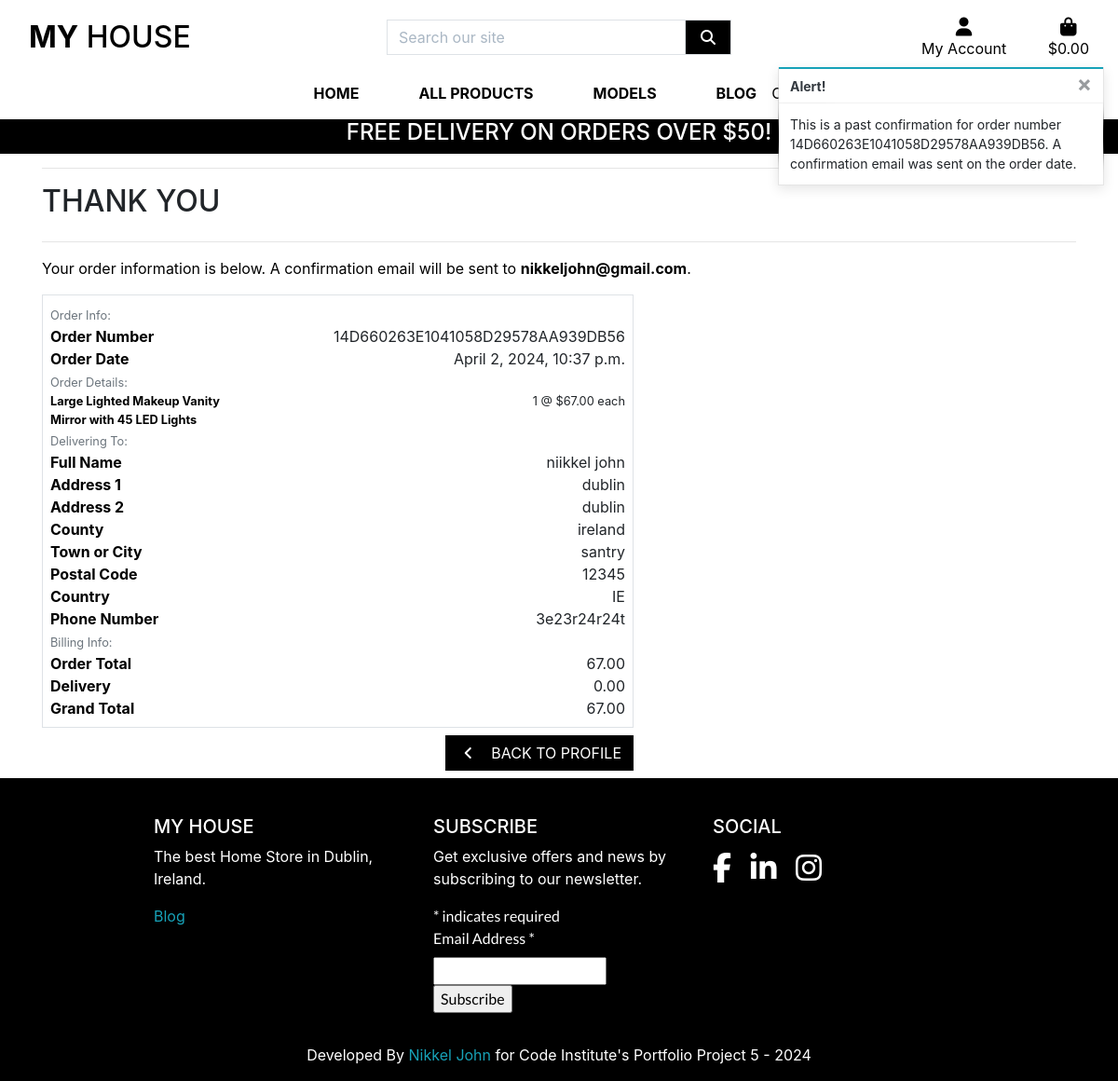
The app's page /profile/order_history/14D660263E1041058D29578AA939DB56 with its own data.
### payment/models.py (models this page shows, shortened)
class Order(models.Model):
    order_number = models.CharField(max_length=32, null=False, editable=False)
    user_profile = models.ForeignKey(UserProfile, on_delete=models.SET_NULL,
                                     null=True, blank=True, related_name='orders')
    full_name = models.CharField(max_length=50, null=False, blank=False)
    email = models.EmailField(max_length=254, null=False, blank=False)
    phone_number = models.CharField(max_length=20, null=False, blank=False)
    country = CountryField(blank_label='Country *', null=False, blank=False)
    postcode = models.CharField(max_length=20, null=True, blank=True)
    town_or_city = models.CharField(max_length=40, null=False, blank=False)
    street_address1 = models.CharField(max_length=80, null=False, blank=False)
    street_address2 = models.CharField(max_length=80, null=True, blank=True)
    county = models.CharField(max_length=80, null=True, blank=True)
    date = models.DateTimeField(auto_now_add=True)
    delivery_cost = models.DecimalField(max_digits=6, decimal_places=2, null=False, default=0)
    order_total = models.DecimalField(max_digits=10, decimal_places=2, null=False, default=0)
    grand_total = models.DecimalField(max_digits=10, decimal_places=2, null=False, default=0)
    original_bag = models.TextField(null=False, blank=False, default='')
    stripe_pid = models.CharField(max_length=254, null=False, blank=False, default='')

class OrderLineItem(models.Model):
    order = models.ForeignKey(Order, null=False, blank=False, on_delete=models.CASCADE, related_name='lineitems')
    product = models.ForeignKey(Product, null=False, blank=False, on_delete=models.CASCADE)
    product_size = models.CharField(max_length=2, null=True, blank=True) # XS, S, M, L, XL
    quantity = models.IntegerField(null=False, blank=False, default=0)
    lineitem_total = models.DecimalField(max_digits=6, decimal_places=2, null=False, blank=False, editable=False)

### products/models.py (models this page shows, shortened)
class Product(models.Model):
    category = models.ForeignKey('Category', null=True, blank=True, on_delete=models.SET_NULL)
    sku = models.CharField(max_length=254, null=True, blank=True)
    name = models.CharField(max_length=254)
    description = models.TextField()
    has_sizes = models.BooleanField(default=False, null=True, blank=True)
    price = models.DecimalField(max_digits=6, decimal_places=2,)
    rating = models.DecimalField(max_digits=6, decimal_places=2, null=True, blank=True)
    image_url = models.URLField(max_length=1024, null=True, blank=True)
    image = models.ImageField(null=True, blank=True)

### profiles/views.py (the view)
# urls.py: path('order_history/<order_number>', views.order_history, name='order_history'),
def order_history(request, order_number):
    order = get_object_or_404(Order, order_number=order_number)
    messages.info(request, (
        f'This is a past confirmation for order number {order_number}. '
        'A confirmation email was sent on the order date.'
    ))
    template = 'checkout/checkout_success.html'
    context = {
        'order': order,
        'from_profile': True,
    }
    return render(request, template, context)

### bag/contexts.py (called while the page is built, shortened)
def bag_contents(request):
    bag_items = []
    total = 0
    product_count = 0
    bag = request.session.get('bag', {})
    if total < settings.FREE_DELIVERY_THRESHOLD:
        delivery = total * Decimal(settings.STANDARD_DELIVERY_PERCENTAGE / 100)
        free_delivery_delta = settings.FREE_DELIVERY_THRESHOLD - total
    else:
        delivery = 0
        free_delivery_delta = 0
    grand_total = delivery + total
    context = {
        'bag_items': bag_items,
        'total': total,
        'product_count': product_count,
        'delivery': delivery,
        'free_delivery_delta': free_delivery_delta,
        'free_delivery_threshold': settings.FREE_DELIVERY_THRESHOLD,
        'grand_total': grand_total,
    }
    return context

### payment/templates/checkout/checkout_success.html (shortened to what this page needs)
{% extends "base.html" %}
{% load static %}
{% block extra_css %}
    <link rel="stylesheet" href="{% static 'checkout/css/checkout.css' %}">
{% endblock %}
{% block page_header %}
    <div class="container header-container">
    </div>
{% endblock %}
{% block content %}
    <div class="overlay"></div>
    <div class="container">
        <div class="row">
            <div class="col">
                <hr>
                <h2 class="logo-font mb-4">Thank You</h2>
                <hr>
                <p class="text-black">Your order information is below. A confirmation email will be sent to <strong>{{ order.email }}</strong>.</p>
            </div>
        </div>
        <div class="row">
            <div class="col-12 col-lg-7">
                <div class="order-confirmation-wrapper p-2 border">
                    <div class="row">
                        <div class="col">
                            <small class="text-muted">Order Info:</small>
                        </div>
                    </div>
                    <div class="row">
                        <div class="col-12 col-md-4">
                            <p class="mb-0 text-black font-weight-bold">Order Number</p>
                        </div>
                        <div class="col-12 col-md-8 text-md-right">
                            <p class="mb-0">{{ order.order_number }}</p>
                        </div>
                    </div>
                    <div class="row">
                        <div class="col-12 col-md-4">
                            <p class="mb-0 text-black font-weight-bold">Order Date</p>
                        </div>
                        <div class="col-12 col-md-8 text-md-right">
                            <p class="mb-0">{{ order.date }}</p>
                        </div>
                    </div>
                    <div class="row">
                        <div class="col">
                            <small class="text-muted">Order Details:</small>
                        </div>
                    </div>
                    {% for item in order.lineitems.all %}
                    <div class="row">
                        <div class="col-12 col-md-4">
                            <p class="small mb-0 text-black font-weight-bold">
                                {{ item.product.name }}{% if item.product_size %} - Size {{ item.product.size|upper }}{% endif %}
                            </p>
                        </div>
                        <div class="col-12 col-md-8 text-md-right">
                            <p class="small mb-0">{{ item.quantity }} @ ${{ item.product.price }} each</p>
                        </div>
                    </div>
                    {% endfor %}
                    <div class="row">
                        <div class="col">
                            <small class="text-muted">Delivering To:</small>
                        </div>
                    </div>
                    <div class="row">
                        <div class="col-12 col-md-4">
                            <p class="mb-0 text-black font-weight-bold">Full Name</p>
                        </div>
                        <div class="col-12 col-md-8 text-md-right">
                            <p class="mb-0">{{ order.full_name }}</p>
                        </div>
                    </div>
                    <div class="row">
                        <div class="col-12 col-md-4">
                            <p class="mb-0 text-black font-weight-bold">Address 1</p>
                        </div>
                        <div class="col-12 col-md-8 text-md-right">
                            <p class="mb-0">{{ order.street_address1 }}</p>
                        </div>
                    </div>
                    {% if order.street_address2 %}
                    <div class="row">
                        <div class="col-12 col-md-4">
                            <p class="mb-0 text-black font-weight-bold">Address 2</p>
                        </div>
                        <div class="col-12 col-md-8 text-md-right">
                            <p class="mb-0">{{ order.street_address1 }}</p>
                        </div>
                    </div>
                    {% endif %}
                    {% if order.county %}
                    <div class="row">
                        <div class="col-12 col-md-4">
                            <p class="mb-0 text-black font-weight-bold">County</p>
                        </div>
                        <div class="col-12 col-md-8 text-md-right">
                            <p class="mb-0">{{ order.county }}</p>
                        </div>
                    </div>
                    {% endif %}
                    <div class="row">
                        <div class="col-12 col-md-4">
                            <p class="mb-0 text-black font-weight-bold">Town or City</p>
                        </div>
                        <div class="col-12 col-md-8 text-md-right">
                            <p class="mb-0">{{ order.town_or_city }}</p>
                        </div>
                    </div>
                    {% if order.postcode %}
                    <div class="row">
                        <div class="col-12 col-md-4">
                            <p class="mb-0 text-black font-weight-bold">Postal Code</p>
                        </div>
                        <div class="col-12 col-md-8 text-md-right">
                            <p class="mb-0">{{ order.postcode }}</p>
                        </div>
                    </div>
                    {% endif %}
                    <div class="row">
                        <div class="col-12 col-md-4">
                            <p class="mb-0 text-black font-weight-bold">Country</p>
                        </div>
                        <div class="col-12 col-md-8 text-md-right">
                            <p class="mb-0">{{ order.country }}</p>
                        </div>
                    </div>
                    <div class="row">
                        <div class="col-12 col-md-4">
                            <p class="mb-0 text-black font-weight-bold">Phone Number</p>
                        </div>
                        <div class="col-12 col-md-8 text-md-right">
                            <p class="mb-0">{{ order.phone_number }}</p>
                        </div>
                    </div>
                    <div class="row">
                        <div class="col">
                            <small class="text-muted">Billing Info:</small>
                        </div>
                    </div>
                    <div class="row">
                        <div class="col-12 col-md-4">
                            <p class="mb-0 text-black font-weight-bold">Order Total</p>
                        </div>
                        <div class="col-12 col-md-8 text-md-right">
                            <p class="mb-0">{{ order.order_total }}</p>
                        </div>
                    </div>
                    <div class="row">
                        <div class="col-12 col-md-4">
                            <p class="mb-0 text-black font-weight-bold">Delivery</p>
                        </div>
                        <div class="col-12 col-md-8 text-md-right">
                            <p class="mb-0">{{ order.delivery_cost }}</p>
                        </div>
                    </div>
                    <div class="row">
                        <div class="col-12 col-md-4">
                            <p class="mb-0 text-black font-weight-bold">Grand Total</p>
                        </div>
                        <div class="col-12 col-md-8 text-md-right">
                            <p class="mb-0">{{ order.grand_total }}</p>
                        </div>
                    </div>
                </div>
            </div>
        </div>
        <div class="row">
			<div class="col-12 col-lg-7 text-right">
                {% if from_profile %}
                    <a href="{% url 'profile' %}" class="btn btn-black rounded-0 my-2">
                        <span class="icon mr-2">
                            <i class="fas fa-angle-left"></i>
                        </span>
                        <span class="text-uppercase">Back to Profile</span>
                    </a>
                {% endif %}
			</div>
		</div>
    </div>
{% endblock %}

### static/css/base.css (style rules this page uses)
html { height: 100%; }
body { background: url('https://res.cloudinary.com/dmpkastfr/image/upload/v1711881617/retro-living-room-interior-design_3_q5ucpm.jpg') no-repeat; background-size: cover; height: 100vh; color: #555; }
.icon { align-items: center; display: inline-flex; justify-content: center; height: 1.5rem; width: 1.5rem; }
.logo-font { text-transform: uppercase; }
.btn-black { background: black !important; color: white !important; }
.text-black { color: #000 !important; }
.overlay { height: 100%; width: 100%; top: 0; left: 0; position: fixed; background: white; z-index: -1; }
.post_list p, small { font-size: 16px; }
@media (min-width: 1200px) { .container { max-width: 80%; } }
@media (min-width: 992px) { .header-container { padding-top: 164px; } }

### records on screen
Order: email "nikkeljohn@gmail.com", order_number "14D660263E1041058D29578AA939DB56", date "April 2, 2024, 10:37 p.m.", full_name "niikkel john", street_address1 "dublin", county "ireland", town_or_city "santry", postcode "12345", country "IE", phone_number "3e23r24r24t", order_total "67.00", delivery_cost "0.00", grand_total "67.00"
OrderLineItem: product.name "Large Lighted Makeup Vanity Mirror with 45 LED Lights", quantity "1", product.price "67.00"

### other values on screen
{{ free_delivery_threshold }} "50"
{{ message }} "This is a past confirmation for order number 14D660263E1041058D29578AA939DB56. A confirmation email was sent on the order date."
